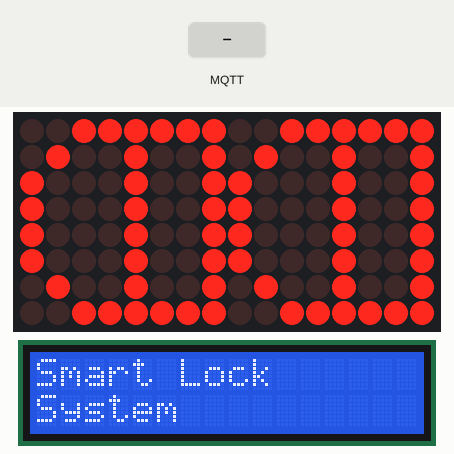
A sketch run on a simulated ESP32. Shown: 16×8 LED matrix, 16×2 character LCD. Inputs (shaded band) come from the test bench. WiFi joins after 1.5 s; servers stay silent unless stated; random numbers use the default seed unless the sketch sets one; no MQTT or app messages arrive unless stated; what the sketch prints to the serial monitor is not drawn.

Above: at 2.7 s.
2.8 s: MQTT message "accessAllowed" arrives on the first subscribed topic
At 3.2 s:
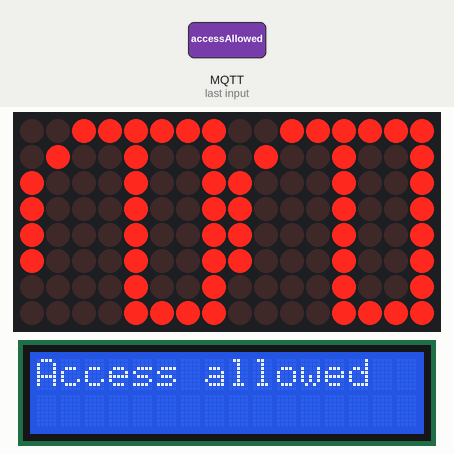
4.3 s: MQTT message "accessDenied" arrives on the first subscribed topic
At 5.5 s:
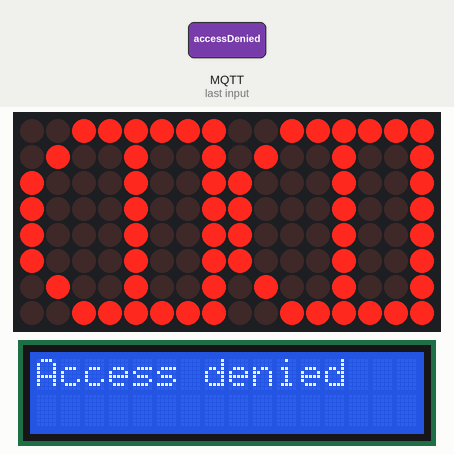
5.8 s: MQTT message "accessPending" arrives on the first subscribed topic
At 6.8 s:
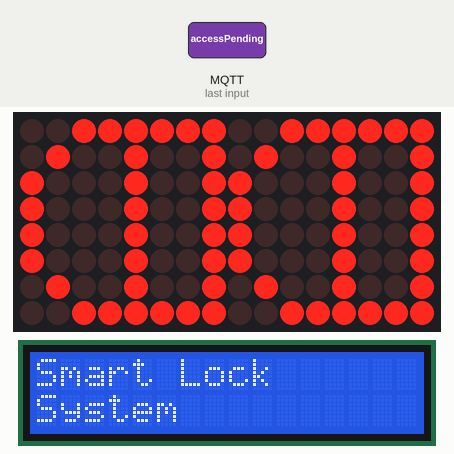
Timing chart, 0 to 8.8 s (numbered marks = the images above; inputs shaded):
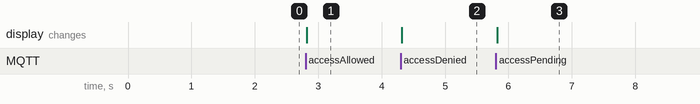

The sketch:

lcd_matrix.ino
```cpp
#include <Wire.h>
#include <LiquidCrystal_I2C.h>
#include <WiFi.h>
#include <PubSubClient.h>
#include <MD_MAX72xx.h>
#include <SPI.h>

// Matrix Screen

// NOTE: These pin numbers will probably not work with your hardware and may
// need to be adapted
#define HARDWARE_TYPE MD_MAX72XX::PAROLA_HW
#define MAX_DEVICES 2

#define CLK_PIN   18  // or SCK
#define DATA_PIN  23  // or MOSI
#define CS_PIN    5  // or SS

// SPI hardware interface
MD_MAX72XX M = MD_MAX72XX(HARDWARE_TYPE, CS_PIN, MAX_DEVICES);

byte openLock[8] = {
  B00111111,
  B01001001,
  B10001001,
  B10001001,
  B10001001,
  B10001001,
  B00001001,
  B00001111
};

byte closeLock[8] = {
  B00111111,
  B01001001,
  B10001001,
  B10001001,
  B10001001,
  B10001001,
  B01001001,
  B00111111
};

//LCD Screen
LiquidCrystal_I2C lcd(0x27,16,2); // set the LCD address to 0x3F for a 16 chars and 2 line display

// Unique MAC address (change last byte per device)
byte mac[] = { 0xDE, 0xAD, 0xBE, 0xEF, 0x00, 0x02 };
IPAddress fallbackIP(172, 16, 0, 101);

const char* ssid = "FES-SuS";
const char* password = "SuS-WLAN!Key24";

// MQTT configuration
const char* mqttHost = "10.93.131.8";
const int mqttPort = 1883;
const char* mqttUser = "admin";
const char* mqttPassword = "admin";

// Topics
const char* deviceId = "lcd";
const char* controlTopic = "device/lcd/lcd";
const char* statusTopic = "device/lcd/lcd";

WiFiClient wifiClient;
PubSubClient client(wifiClient);

// MQTT message handler
void callback(char* topic, byte* payload, unsigned int length) {
  String message;
  for (unsigned int i = 0; i < length; i++) {
    message += (char)payload[i];
  }

  Serial.print("Message on ");
  Serial.print(topic);
  Serial.print(": ");
  Serial.println(message);

  if (String(topic) == controlTopic) {
    if (message == "accessAllowed") {
      Serial.print("access Allowed");
      accessAllowedTxt();
      drawOpenClock();
      client.publish(statusTopic, "allowed");
    }
    if (message == "accessDenied") {
      accessDeniedTxt();
      drawCloseClock();
      client.publish(statusTopic, "denied");
    }
    if (message == "accessPending") {
      accessPendingTxt();
      drawCloseClock();
    }
  }
}

void reconnect() {
  while (!client.connected()) {
    Serial.print("Connecting to MQTT... ");
    String clientId = "arduino-" + String(random(0xffff), HEX);
    if (client.connect(clientId.c_str(), mqttUser, mqttPassword)) {
      Serial.println("connected!");
      client.subscribe(controlTopic);
      client.publish(statusTopic, "ONLINE");
    } else {
      Serial.print("Failed. State=");
      Serial.println(client.state());
      delay(5000);
    }
  }
}

void setup()
{
  Serial.begin(115200);
  M.begin();
  M.clear();
  lcd.init(); // initialize the lcd
  // Print a message to the LCD.
  lcd.backlight();
  lcd.setCursor(0,0);
  lcd.print("Smart Lock");
  lcd.setCursor(0,1);
  lcd.print("System");
  drawCloseClock();

  Serial.println("Connecting to WiFi...");
  WiFi.begin(ssid, password);

  while (WiFi.status() != WL_CONNECTED) {
    delay(500);
    Serial.print(".");
  }

  Serial.println("");
  Serial.print("Connected! IP address: ");
  Serial.println(WiFi.localIP());

  client.setServer(mqttHost, mqttPort);
  client.setCallback(callback);

}

void loop()
{
  if (WiFi.status() != WL_CONNECTED) {
  Serial.println("WiFi lost! Reconnecting...");
  WiFi.begin(ssid, password);
  }

  if (!client.connected()) {
    reconnect();
  }

  client.loop();
}

void accessAllowedTxt() {
  lcd.clear();
  lcd.setCursor(0, 0);
  lcd.print("Access allowed");
}

void accessDeniedTxt() {
  lcd.clear();
  lcd.setCursor(0, 0);
  lcd.print("Access denied");
}

void accessPendingTxt() {
  lcd.clear();
  lcd.setCursor(0,0);
  lcd.print("Smart Lock");
  lcd.setCursor(0,1);
  lcd.print("System");
}

void drawCloseClock() {
  drawImage(closeLock);
}

void drawOpenClock() {
  drawImage(openLock);
}

void drawImage(byte* image) {
  for (uint8_t row = 0; row < 8; row++) {
    M.setRow(row, image[row]);
  }
}
```

Measured:
- after the input at 2.8 s, the display: changes at once (image 1)
- after the input at 4.3 s, the display: changes at once (image 2)
- after the input at 5.8 s, the display: changes at once (image 3)
